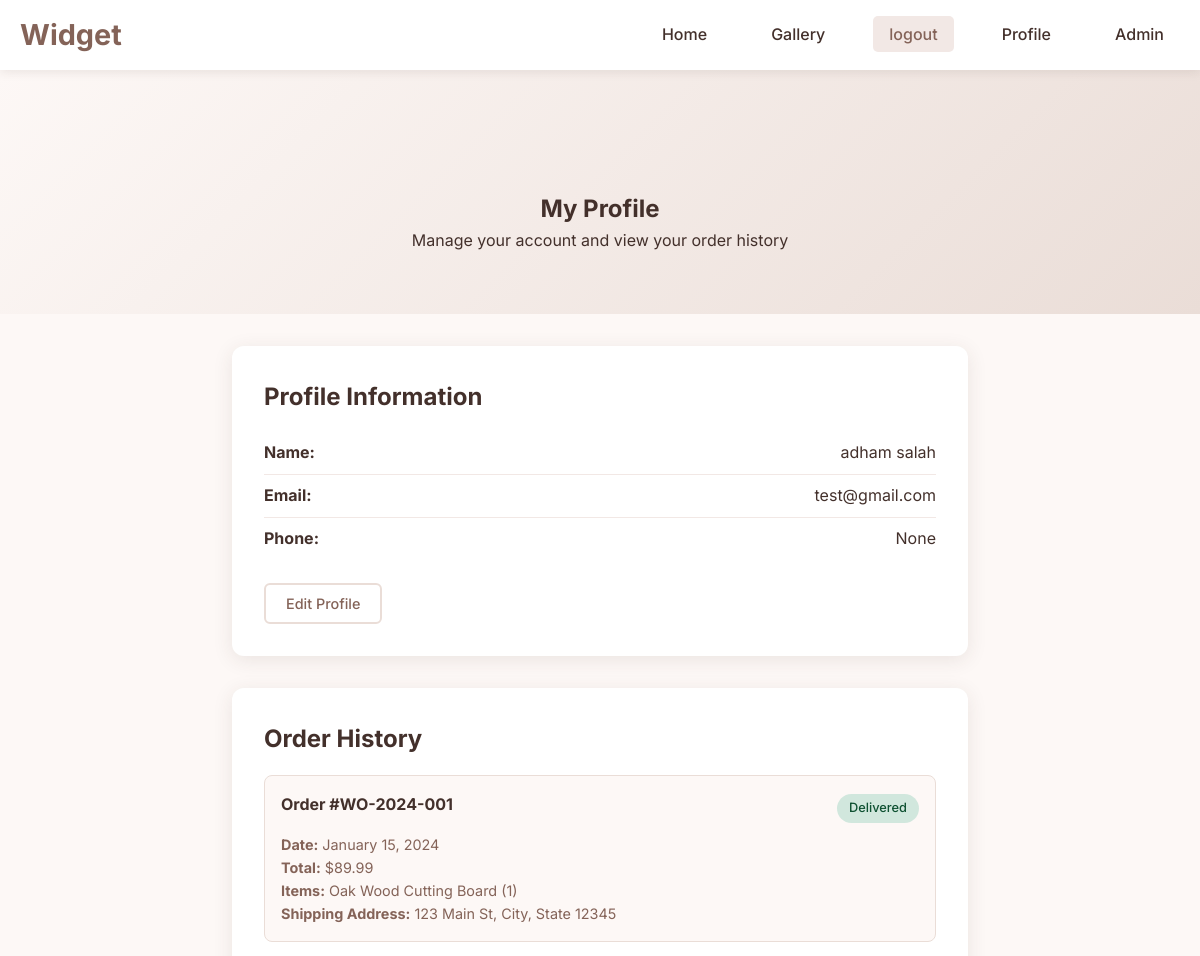
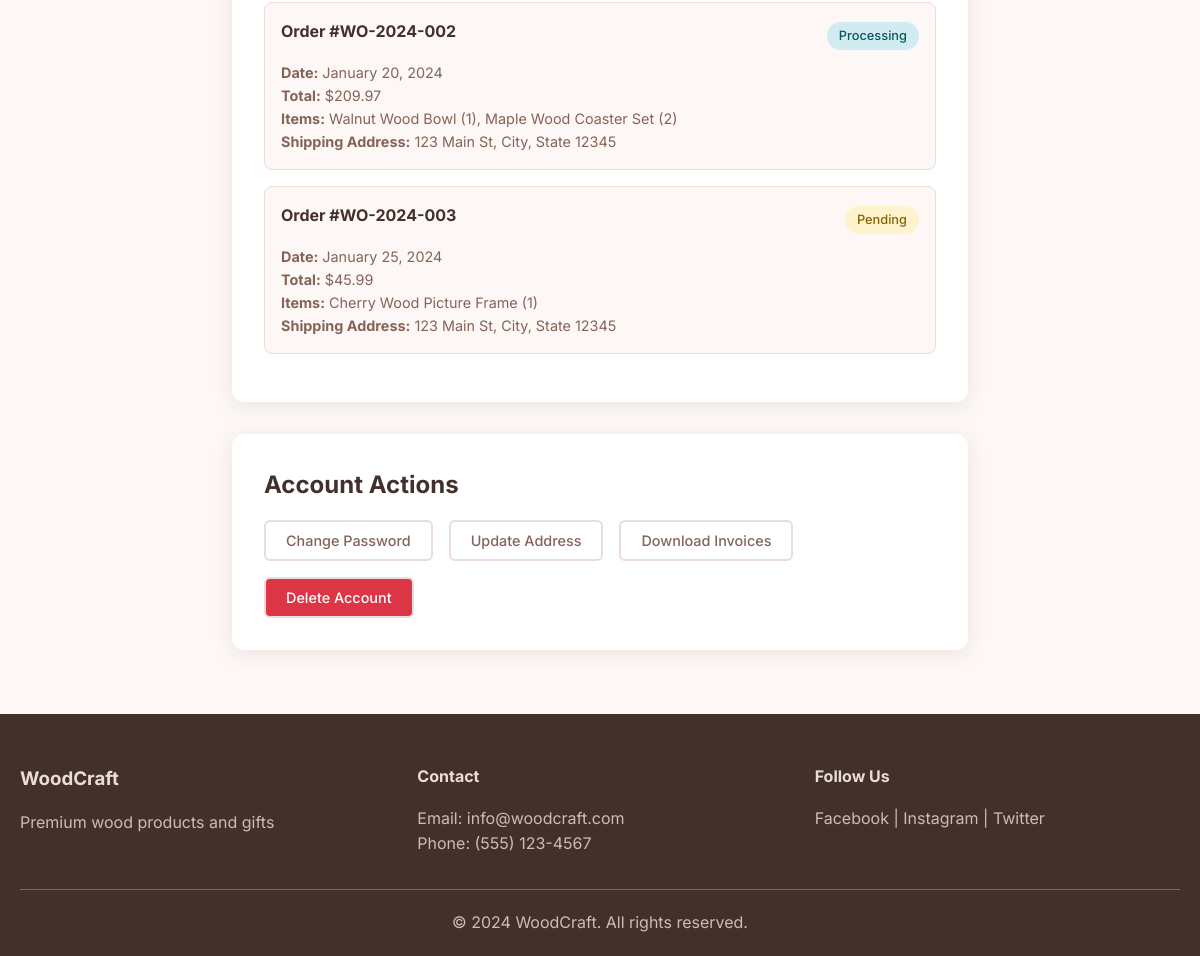
/profile/ (signed in), run on the app's committed database (2 pictures, top to bottom).
### base/models.py (models this page shows, shortened)
class User(AbstractBaseUser, PermissionsMixin):
    full_name = models.CharField(max_length=100, blank=False)
    email = models.EmailField(unique=True)
    phone = PhoneNumberField(blank=True, null=True)
    is_active = models.BooleanField(default=True)
    is_staff = models.BooleanField(default=False)
    date_joined = models.DateTimeField(auto_now_add=True)
    objects = UserManager()
    USERNAME_FIELD = 'email'
    REQUIRED_FIELDS = ['full_name']

### base/views.py (the view)
# urls.py: path('profile/', views.profile, name='profile'),
@login_required(login_url='login')
def profile(request):
    user = request.user
    context = {'user': user}
    return render(request, 'base/profile.html', context)

### base/templates/base/profile.html
{% extends 'main.html' %}
{% block content %}
    <section class="profile-header">
        <div class="container">
            <h1>My Profile</h1>
            <p>Manage your account and view your order history</p>
        </div>
    </section>
    <div class="profile-content">
        <div class="profile-section">
            <h3>Profile Information</h3>
            <div class="profile-info">
                <div class="info-row">
                    <strong>Name:</strong>
                    <span>{{user.full_name}}</span>
                </div>
                <div class="info-row">
                    <strong>Email:</strong>
                    <span>{{user.email}}</span>
                </div>
                <div class="info-row">
                    <strong>Phone:</strong>
                    <span>{{user.phone}}</span>
                </div>
            </div>
            <button class="btn-secondary">Edit Profile</button>
        </div>
        <div class="profile-section">
            <h3>Order History</h3>
            <div class="order-item">
                <div class="order-header">
                    <h4>Order #WO-2024-001</h4>
                    <span class="status-badge status-delivered">Delivered</span>
                </div>
                <p><strong>Date:</strong> January 15, 2024</p>
                <p><strong>Total:</strong> $89.99</p>
                <p><strong>Items:</strong> Oak Wood Cutting Board (1)</p>
                <p><strong>Shipping Address:</strong> 123 Main St, City, State 12345</p>
            </div>
            <div class="order-item">
                <div class="order-header">
                    <h4>Order #WO-2024-002</h4>
                    <span class="status-badge status-processing">Processing</span>
                </div>
                <p><strong>Date:</strong> January 20, 2024</p>
                <p><strong>Total:</strong> $209.97</p>
                <p><strong>Items:</strong> Walnut Wood Bowl (1), Maple Wood Coaster Set (2)</p>
                <p><strong>Shipping Address:</strong> 123 Main St, City, State 12345</p>
            </div>
            <div class="order-item">
                <div class="order-header">
                    <h4>Order #WO-2024-003</h4>
                    <span class="status-badge status-pending">Pending</span>
                </div>
                <p><strong>Date:</strong> January 25, 2024</p>
                <p><strong>Total:</strong> $45.99</p>
                <p><strong>Items:</strong> Cherry Wood Picture Frame (1)</p>
                <p><strong>Shipping Address:</strong> 123 Main St, City, State 12345</p>
            </div>
        </div>
        <div class="profile-section">
            <h3>Account Actions</h3>
            <div class="action-buttons">
                <button class="btn-secondary">Change Password</button>
                <button class="btn-secondary">Update Address</button>
                <button class="btn-secondary">Download Invoices</button>
                <button class="btn-secondary" style="background-color: #dc3545; color: white;">Delete Account</button>
            </div>
        </div>
    </div>
{% endblock %}

### static/style/style.css (style rules this page uses)
* { margin: 0; padding: 0; box-sizing: border-box; }
body { font-family: 'Inter', sans-serif; line-height: 1.6; color: #43302b; background-color: #fdf8f6; }
.container { max-width: 1200px; margin: 0 auto; padding: 0 20px; }
.btn-secondary { background-color: white; color: #846358; padding: 10px 20px; border: 2px solid #eaddd7; border-radius: 6px; font-weight: 500; cursor: pointer; transition: all 0.3s ease; font-size: 0.9rem; }
.profile-header { background: linear-gradient(135deg, #fdf8f6 0%, #eaddd7 100%); padding: 120px 0 60px; text-align: center; margin-top: 70px; }
.profile-content { max-width: 800px; margin: 0 auto; padding: 2rem; }
.profile-section { background-color: white; border-radius: 12px; padding: 2rem; margin-bottom: 2rem; box-shadow: 0 4px 20px rgba(67, 48, 43, 0.1); }
.profile-section h3 { color: #43302b; margin-bottom: 1rem; font-size: 1.5rem; }
.order-item { border: 1px solid #eaddd7; border-radius: 8px; padding: 1rem; margin-bottom: 1rem; background-color: #fdf8f6; }
.order-item h4 { color: #43302b; margin-bottom: 0.5rem; }
.order-item p { color: #846358; font-size: 0.9rem; }
.status-badge { padding: 4px 12px; border-radius: 20px; font-size: 0.8rem; font-weight: 500; }
.status-pending { background-color: #fff3cd; color: #856404; }
.status-processing { background-color: #d1ecf1; color: #0c5460; }
.status-delivered { background-color: #d1e7dd; color: #0f5132; }
.profile-info { margin-bottom: 1.5rem; }
.info-row { display: flex; justify-content: space-between; padding: 0.5rem 0; border-bottom: 1px solid #f2e8e5; }
.info-row:last-child { border-bottom: none; }
.order-header { display: flex; justify-content: space-between; align-items: center; margin-bottom: 0.5rem; }
.action-buttons { display: flex; gap: 1rem; flex-wrap: wrap; }
.btn-secondary { background-color: white; color: #846358; padding: 10px 20px; border: 2px solid #eaddd7; border-radius: 6px; font-weight: 500; cursor: pointer; transition: all 0.3s ease; font-size: 0.9rem; text-decoration: none; display: inline-block; font-family: inherit; }

### data on the page
User: full_name "adham salah", email "test@gmail.com", phone "None"
